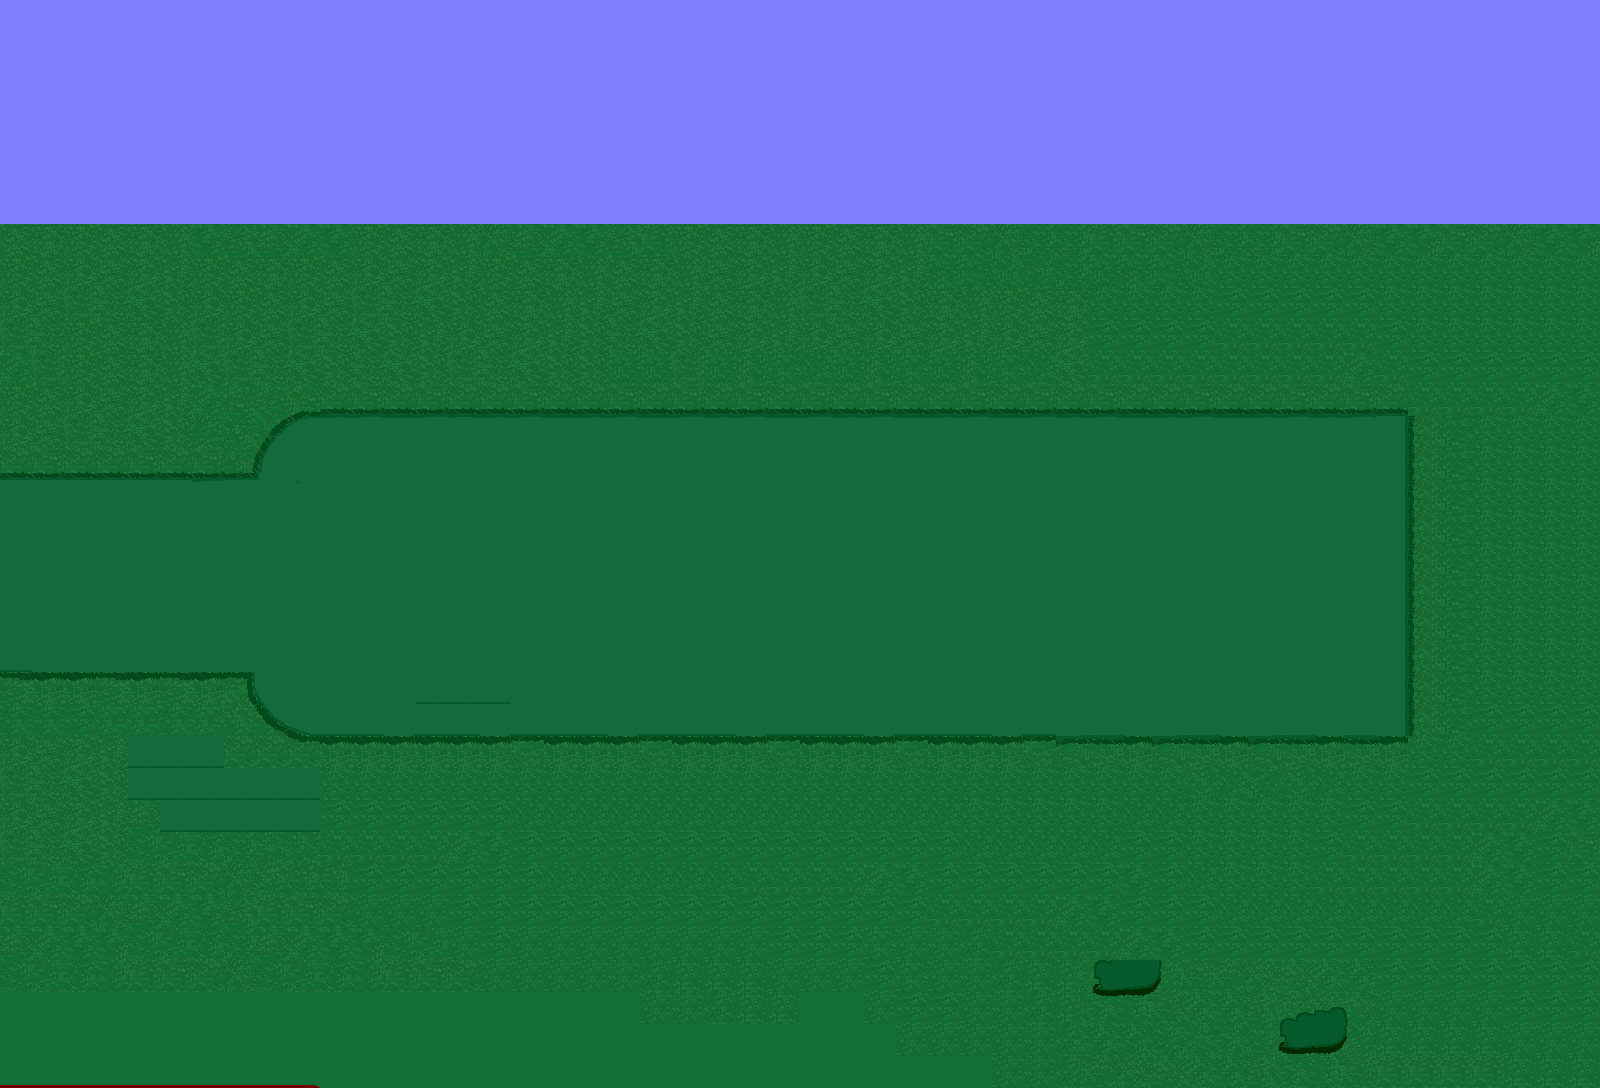

A level layout from a 2D game, rendered from its tile map. Below: a short description, then the map file with tile-grid data replaced by summaries:
An orthogonal 50x34 tile map with 32x32 px tiles, 3 tile layers (Tile Layer 2, Tile Layer 1, Tile Layer 3), 5 tilesets and 74 objects (49x item, 17x spobject, level Info, trigger, character).

<map version="1.2" tiledversion="1.2.1" orientation="orthogonal" renderorder="right-down" width="50" height="34" tilewidth="32" tileheight="32" infinite="0" nextlayerid="6" nextobjectid="257">
 <tileset firstgid="1" name="playerstart" tilewidth="32" tileheight="32" tilecount="1" columns="1">
  <image source="playerstart.png" width="32" height="32" />
  <tile id="0">
   <properties>
    <property name="orient" value="right" />
    <property name="playerstart" value="" />
   </properties>
  </tile>
 </tileset>
 <tileset firstgid="2" name="grassdungeon1" tilewidth="32" tileheight="32" tilecount="1700" columns="50">
  <image source="grassdungeon1.png" width="1600" height="1088" />
 </tileset>
 <tileset firstgid="1702" name="foresttreesolo" tilewidth="32" tileheight="32" tilecount="63" columns="7">
  <image source="foresttreesolo.png" width="250" height="300" />
 </tileset>
 <tileset firstgid="1765" name="grassdungeon2" tilewidth="32" tileheight="32" tilecount="1700" columns="50">
  <image source="grassdungeon2.png" width="1600" height="1088" />
 </tileset>
 <tileset firstgid="3465" name="grassdungeon5" tilewidth="32" tileheight="32" tilecount="1700" columns="50">
  <image source="grassdungeon5.png" width="1600" height="1088" />
 </tileset>
 <layer id="1" name="Tile Layer 2" width="50" height="34">
  <data>[1700 cells, 235 non-empty, 178 distinct tile ids]</data>
 </layer>
 <layer id="2" name="Tile Layer 1" width="50" height="34">
  <data>[1700 cells, 1 non-empty, 1 distinct tile ids]</data>
 </layer>
 <layer id="3" name="Tile Layer 3" width="50" height="34">
  <data>[1700 cells, 1700 non-empty, 827 distinct tile ids]</data>
 </layer>
 <objectgroup id="4" name="Object Layer 1">
  <object id="5" x="160" y="608" width="32" height="32">
   <properties>
    <property name="orient" value="right" />
    <property name="playerstart" value="" />
    <property name="startarea" value="1" />
   </properties>
  </object>
  <object id="7" name="level Info" x="672" y="896" width="24" height="24">
   <properties>
    <property name="areaname" value="Deeper into the forest..." />
    <property name="filter" value="dim" />
    <property name="levelinfo" value="1" />
   </properties>
  </object>
  <object id="12" x="0" y="704" width="1504" height="320">
   <properties>
    <property name="block" value="" />
   </properties>
  </object>
  <object id="16" x="0" y="32" width="1536" height="256">
   <properties>
    <property name="block" value="" />
   </properties>
  </object>
  <object id="24" type="spobject" x="32" y="672" width="196" height="298">
   <properties>
    <property name="image" value="snowyforesttreesp.png" />
    <property name="spobject" value="" />
   </properties>
  </object>
  <object id="25" type="spobject" x="608" y="704" width="196" height="298">
   <properties>
    <property name="image" value="snowyforesttreesp.png" />
    <property name="spobject" value="" />
   </properties>
  </object>
  <object id="26" type="spobject" x="224" y="704" width="196" height="298">
   <properties>
    <property name="image" value="snowyforesttreesp.png" />
    <property name="spobject" value="" />
   </properties>
  </object>
  </objectgroup>
</map>
<!-- 67 of 74 objects omitted -->
